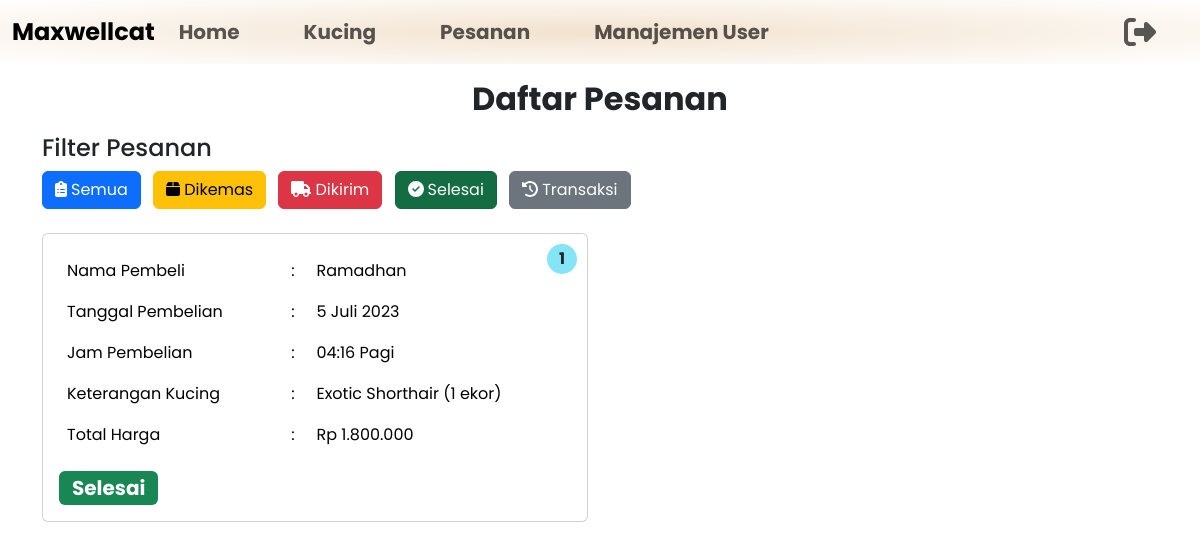
/admin_page/pesanan.php?status=selesai (signed in), run on the app's committed database.
### tables this page shows
CREATE TABLE `pesanan` (
  `id_pesanan` int(11) UNSIGNED NOT NULL,
  `id_user` int(11) NOT NULL,
  `kucing` text NOT NULL,
  `jumlah_kucing` int(11) NOT NULL,
  `foto_kucing` varchar(255) NOT NULL,
  `harga_kucing` int(11) NOT NULL,
  `total_harga_pesanan` int(11) NOT NULL,
  `tanggal_pembelian` timestamp NOT NULL DEFAULT current_timestamp(),
  `status_pesanan` enum('dikemas','dikirim','selesai') NOT NULL
);

CREATE TABLE `user` (
  `id_user` int(11) NOT NULL,
  `username` varchar(50) NOT NULL,
  `email` varchar(100) NOT NULL,
  `password` varchar(255) NOT NULL,
  `role` enum('super admin','admin','user') NOT NULL
);

### functions.php (called while the page is built, shortened)
<?php
function format_harga($harga) {
  return 'Rp ' . number_format($harga, 0, ',', '.');
}
function format_tanggal($tanggal)
{
    $nama_bulan = array(
        'Januari', 'Februari', 'Maret', 'April', 'Mei', 'Juni',
        'Juli', 'Agustus', 'September', 'Oktober', 'November', 'Desember'
    );
    $tahun = date('Y', strtotime($tanggal));
    $bulan = date('n', strtotime($tanggal));
    $tanggal = date('j', strtotime($tanggal));
    $tanggal_indonesia = $tanggal . ' ' . $nama_bulan[$bulan - 1] . ' ' . $tahun;
    return $tanggal_indonesia;
}
function format_jam($timestamp) {
  $jam = date("H:i", strtotime($timestamp));
  $keterangan = '';
  if ($jam >= '00:00' && $jam < '10:00') {
      $keterangan = 'Pagi';
  } elseif ($jam >= '10:00' && $jam < '15:00') {
      $keterangan = 'Siang';
  } elseif ($jam >= '15:00' && $jam < '18:00') {
      $keterangan = 'Sore';
  } else {
      $keterangan = 'Malam';
  }
  return $jam . ' ' . $keterangan;
}
 ?>

### admin_page/pesanan.php (the view, shortened to what this page needs)
<?php
include '../functions.php';
$status = isset($_GET['status']) ? $_GET['status'] : '';
$statusPesanan = '1=1';
if ($status == 'dikemas') {
    $statusPesanan = "p.status_pesanan = 'dikemas'";
} elseif ($status == 'dikirim') {
    $statusPesanan = "p.status_pesanan = 'dikirim'";
} elseif ($status == 'selesai') {
    $statusPesanan = "p.status_pesanan = 'selesai'";
}
$selectPesanan = mysqli_query($conn, "SELECT * FROM pesanan p JOIN user u ON p.id_user = u.id_user WHERE $statusPesanan ORDER BY p.id_pesanan DESC");
$rowCount = mysqli_num_rows($selectPesanan);
?>
<!DOCTYPE html>
<html lang="en">
<head>
	<link rel="stylesheet" href="../css/style_admin.css">
	<link rel="stylesheet" href="../bootstrap/css/bootstrap.css">
	<link rel="stylesheet" href="../fontawesome/css/all.css">
</head>
<body>
	<?php include 'navbar.php'; ?>
	<div class="container-fluid py-3">
        <h2 class="text-center fw-bold mb-3">Daftar Pesanan</h2>
        <div class="container mb-3">
            <h4 class="me-2">Filter Pesanan</h4>
            <div>
                <a href="pesanan.php" class="btn btn-primary me-2 mb-2 <?php echo $status == '' ? 'active' : ''; ?>"><i class="fas fa-clipboard-list me-1"></i>Semua</a>
                <a href="pesanan.php?status=dikemas" class="btn btn-warning me-2 mb-2 <?php echo $status == 'dikemas' ? 'active' : ''; ?>"><i class="fas fa-box me-1"></i>Dikemas</a>
                <a href="pesanan.php?status=dikirim" class="btn btn-danger me-2 mb-2 <?php echo $status == 'dikirim' ? 'active' : ''; ?>"><i class="fas fa-truck me-1"></i>Dikirim</a>
                <a href="pesanan.php?status=selesai" class="btn btn-success me-2 mb-2 <?php echo $status == 'selesai' ? 'active' : ''; ?>"><i class="fas fa-check-circle me-1"></i>Selesai</a>
                <a href="transaksi.php" class="btn btn-secondary me-2 mb-2"><i class="fas fa-history me-1"></i>Transaksi</a>
            </div>
        </div>
		<div class="container">
            <div class="row">
                <?php $nomorPesanan = 1;
                if ($rowCount > 0) {
                    while ($data = mysqli_fetch_array($selectPesanan)) { ?>
                        <div class="col-md-6">
                            <div class="card mb-4 border-">
                                <div class="card-body">
                                    <div class="nomor-pesanan bg-info bg-opacity-50"><?php echo $nomorPesanan; ?></div>
                                    <table class="table table-borderless">
                                        <tr>
                                            <td>Nama Pembeli</td>
                                            <td>:</td>
                                            <td><?php echo $data['username'] ?></td>
                                        </tr>
                                        <tr>
                                            <td>Tanggal Pembelian</td>
                                            <td>:</td>
                                            <td><?php echo format_tanggal($data['tanggal_pembelian']); ?></td>
                                        </tr>
                                        <tr>
                                            <td>Jam Pembelian</td>
                                            <td>:</td>
                                            <td><?php echo format_jam($data['tanggal_pembelian']); ?></td>
                                        </tr>
                                        <tr>
                                            <td>Keterangan Kucing</td>
                                            <td>:</td>
                                            <td><?php echo $data['kucing'] . ' (' . $data['jumlah_kucing'] . ' ekor)' ?></td>
                                        </tr>
                                        <tr>
                                            <td>Total Harga</td>
                                            <td>:</td>
                                            <td><?php echo format_harga($data['total_harga_pesanan']); ?></td>
                                        </tr>
                                    </table>
                                    <div class="flex-shrink-0">
                                        <form action="" method="post" class="d-flex">
                                            <?php if ($data['status_pesanan'] === 'dikemas') { ?>
                                                <select name="status-pesanan" class="form-select me-2" style="max-width: 200px;">
                                                    <option value="dikemas" selected>Dikemas</option>
                                                    <option value="dikirim">Dikirim</option>
                                                </select>
                                                <div class="ms-auto">
                                                    <input type="hidden" name="id-pesanan" value="<?= $data['id_pesanan'] ?>">
                                                    <button type="submit" name="delete" class="btn btn-danger me-2">Hapus</button>
                                                    <button type="submit" name="update" class="btn btn-primary">Update</button>
                                                </div>
                                            <?php } else { ?>
                                                <span class="badge fs-5 bg-success d-flex justify-content-center align-items-center">Selesai</span>
                                            <?php } ?>
                                        </form>
                                    </div>
                                </div>
                            </div>
                        </div>
                        <?php
                        $nomorPesanan++;
                    }
                } else { ?>
                    <div class="col-12 text-center">
                        <p>Belum ada Pesanan</p>
                    </div>
                <?php } ?>
            </div>
        </div>
	</div>
</body>
</html>

### css/style_admin.css (style rules this page uses)
* { margin: 0; padding: 0; font-family: "Poppins", sans-serif; }

### admin_page/pesanan.php (style rules this page uses)
.active { background-color: #007bff; color: #fff; }
.nomor-pesanan { position: absolute; top: 10px; right: 10px; width: 30px; height: 30px; border-radius: 50%; display: flex; align-items: center; justify-content: center; font-weight: bold; }

### data on the page
pesanan: id_user.username "Ramadhan", tanggal_pembelian "5 Juli 2023", tanggal_pembelian "04:16 Pagi", kucing "Exotic Shorthair", jumlah_kucing "1", total_harga_pesanan "Rp 1.800.000", status_pesanan "Selesai"
